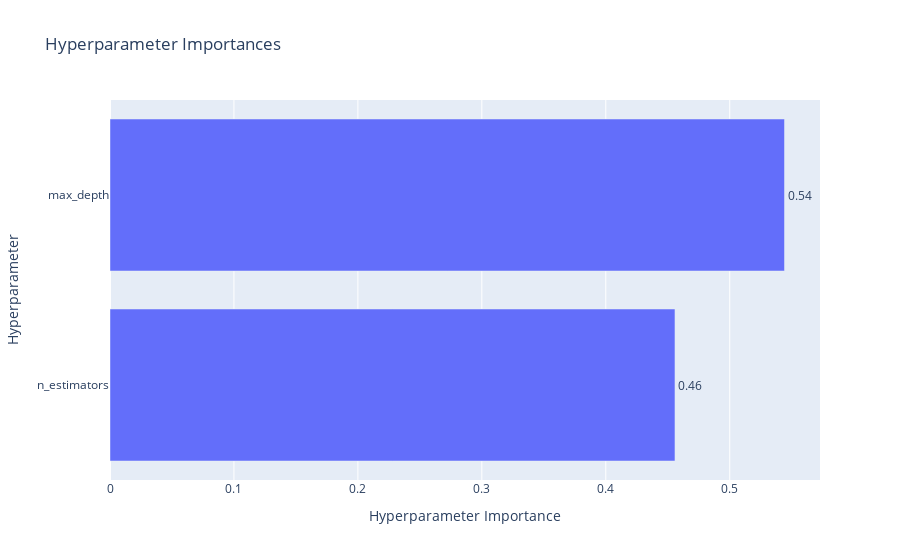

Here is the notebook cell this chart was saved with:
### Code cell
# 5. Hyperparameter Importance
plot_param_importances(study).show()

### Figure 1 — Plotly figure (JSON) as saved in the notebook; plotly's stock layout.template omitted (floating-point values rounded to 4 significant figures)
{"data": [{"cliponaxis": false, "hovertemplate": ["n_estimators (IntDistribution): 0.4558179180862172<extra></extra>", "max_depth (IntDistribution): 0.5441820819137827<extra></extra>"], "name": "Objective Value", "orientation": "h", "text": ["0.46", "0.54"], "textposition": "outside", "type": "bar", "x": [0.4558, 0.5442], "y": ["n_estimators", "max_depth"]}], "layout": {"title": {"text": "Hyperparameter Importances"}, "xaxis": {"title": {"text": "Hyperparameter Importance"}}, "yaxis": {"title": {"text": "Hyperparameter"}}}}
